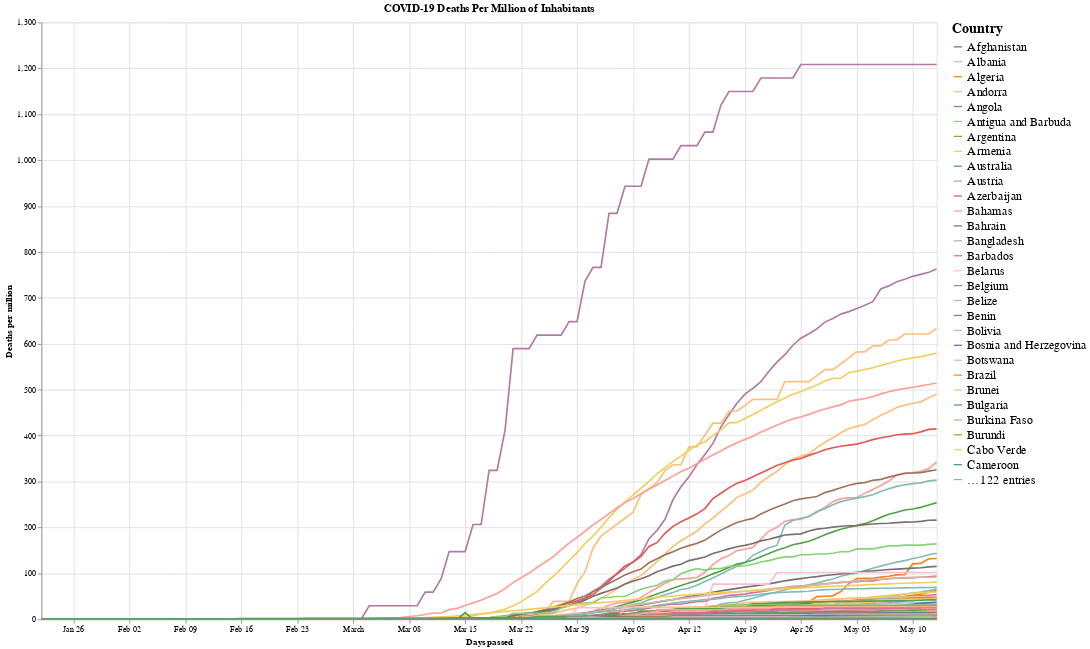

This figure's notebook cell:
### Code cell
# Plot it using Altair
source = data_plot

scales = alt.selection_interval(bind='scales', zoom=False)
selection = alt.selection_multi(fields=['location'], bind='legend')
alt.data_transformers.disable_max_rows()

base = alt.Chart(source, title = "COVID-19 Deaths Per Million of Inhabitants").encode(
    x = alt.X('date:T', title = "Days passed"),
    y = alt.Y("total_cases:Q",title = "Deaths per million"),
    color = alt.Color('location:N', legend=alt.Legend(title="Country", labelFontSize=15, titleFontSize=17),
                     scale=alt.Scale(scheme='tableau20')),
    opacity = alt.condition(selection, alt.value(1), alt.value(0.1))
)

lines = base.mark_line().add_selection(
    scales
).add_selection(
    selection
).properties(
    width=chart_width,
    height=chart_height
)

lines = base.mark_line().add_selection(
    scales
).add_selection(
    selection
).properties(
    width=chart_width,
    height=chart_height
)
lines

### Figure 1 — Vega-Lite specification as saved in the notebook (floating-point values rounded to 4 significant figures; data arrays with more than 128 entries replaced by an {"elided": "..."} marker saying what was removed)
{"config": {"view": {"continuousWidth": 400, "continuousHeight": 300}}, "data": {"name": "data-9288508b7c2a762e504662be9b424530"}, "mark": "line", "encoding": {"color": {"type": "nominal", "field": "location", "legend": {"labelFontSize": 15, "title": "Country", "titleFontSize": 17}, "scale": {"scheme": "tableau20"}}, "opacity": {"condition": {"value": 1, "selection": "selector004"}, "value": 0.1}, "x": {"type": "temporal", "field": "date", "title": "Days passed"}, "y": {"type": "quantitative", "field": "total_cases", "title": "Deaths per million"}}, "height": 720, "selection": {"selector003": {"type": "interval", "bind": "scales", "zoom": false}, "selector004": {"type": "multi", "fields": ["location"], "bind": "legend"}}, "title": "COVID-19 Deaths Per Million of Inhabitants", "width": 1080, "$schema": "https://vega.github.io/schema/vega-lite/v4.8.1.json", "datasets": {"data-9288508b7c2a762e504662be9b424530": {"elided": "17063 records"}}}
